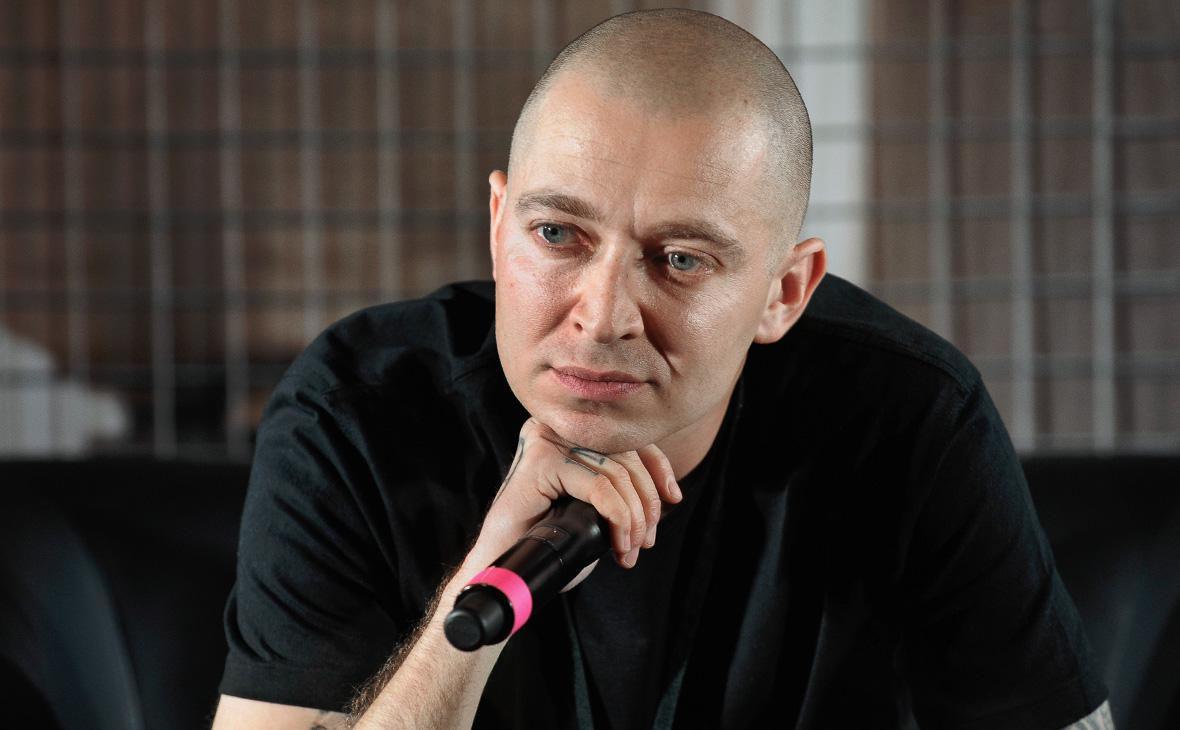
#> input picture homework_3/photos/ox.png, 1180 x 730 px
$ python biometry.py
#> lines starting #> are read from the running program, lines starting #| are printed output that depends on the picture; after the words box and inside, x2 and y2 are one past the last pixel; in counts of white or black regions, pixels touching at a corner belong together
import cv2

analysing_img = 'ox.png'

# Загрузка файлов каскадных классификаторов для определения лица, глаз и улыбки
face_cascade = cv2.CascadeClassifier('./faceparts/haarcascade_frontalface_default.xml')
eye_cascade = cv2.CascadeClassifier('./faceparts/haarcascade_eye.xml')
smile_cascade = cv2.CascadeClassifier('./faceparts/haarcascade_smile.xml')

# Загрузка изображения
image = cv2.imread(f'./photos/{analysing_img}')
#> image is the input picture: shape (730, 1180, 3); mean B, G, R 54.9, 59.3, 67.4

# Конвертация изображения в оттенки серого
gray_image = cv2.cvtColor(image, cv2.COLOR_BGR2GRAY)
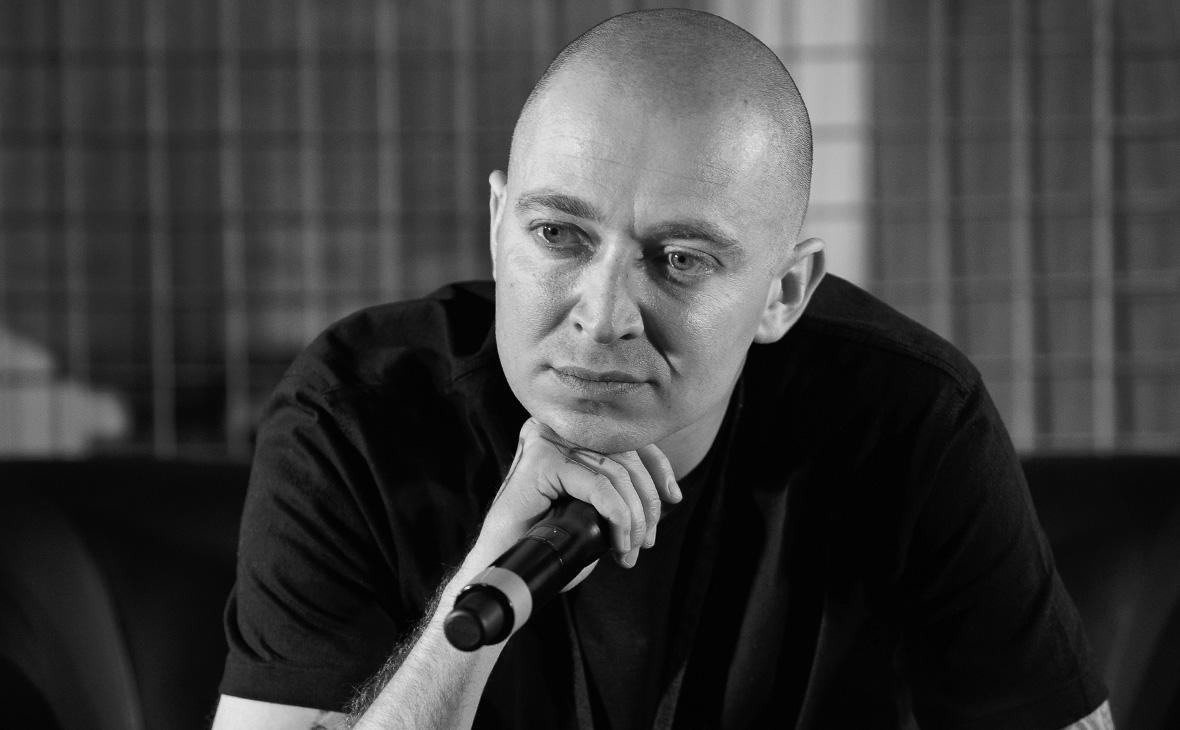
#> gray_image: shape (730, 1180); min 0, max 255, mean 61.2

# Определение лица на изображении
faces = face_cascade.detectMultiScale(gray_image, 1.3, 5)
#> faces = [[454, 120, 334, 334]]

# Проход по обнаруженным лицам и наложение прямоугольника
for (x, y, w, h) in faces:
    cv2.rectangle(image, (x, y), (x+w, y+h), (255, 0, 0), 2)
    roi_gray = gray_image[y:y+h, x:x+w]
    roi_color = image[y:y+h, x:x+w]

    # Определение глаз в области лица
    eyes = eye_cascade.detectMultiScale(roi_gray)
    for (ex, ey, ew, eh) in eyes:
        cv2.rectangle(roi_color, (ex, ey), (ex+ew, ey+eh), (0, 255, 0), 2)

    # Определение улыбки в области лица
    smiles = smile_cascade.detectMultiScale(roi_gray, scaleFactor=1.8, minNeighbors=20)
    for (sx, sy, sw, sh) in smiles:
        cv2.rectangle(roi_color, (sx, sy), (sx+sw, sy+sh), (0, 0, 255), 2)
#> this loop made 1 pass
#> (x, y, w, h, eyes) on pass 1: (454, 120, 334, 334, [[66, 83, 61, 61], [187, 106, 70, 70]])
#> pass 1, `roi_gray = gray_image[y:y+h, x:x+w]`:
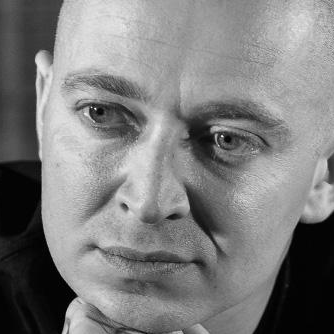
#> roi_gray: shape (334, 334); min 0, max 255, mean 126
#> pass 1, `roi_color = image[y:y+h, x:x+w]`:
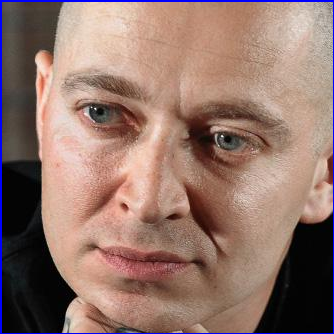
#> roi_color: shape (334, 334, 3); mean B, G, R 107.6, 117.1, 146.7
#> after the loop:
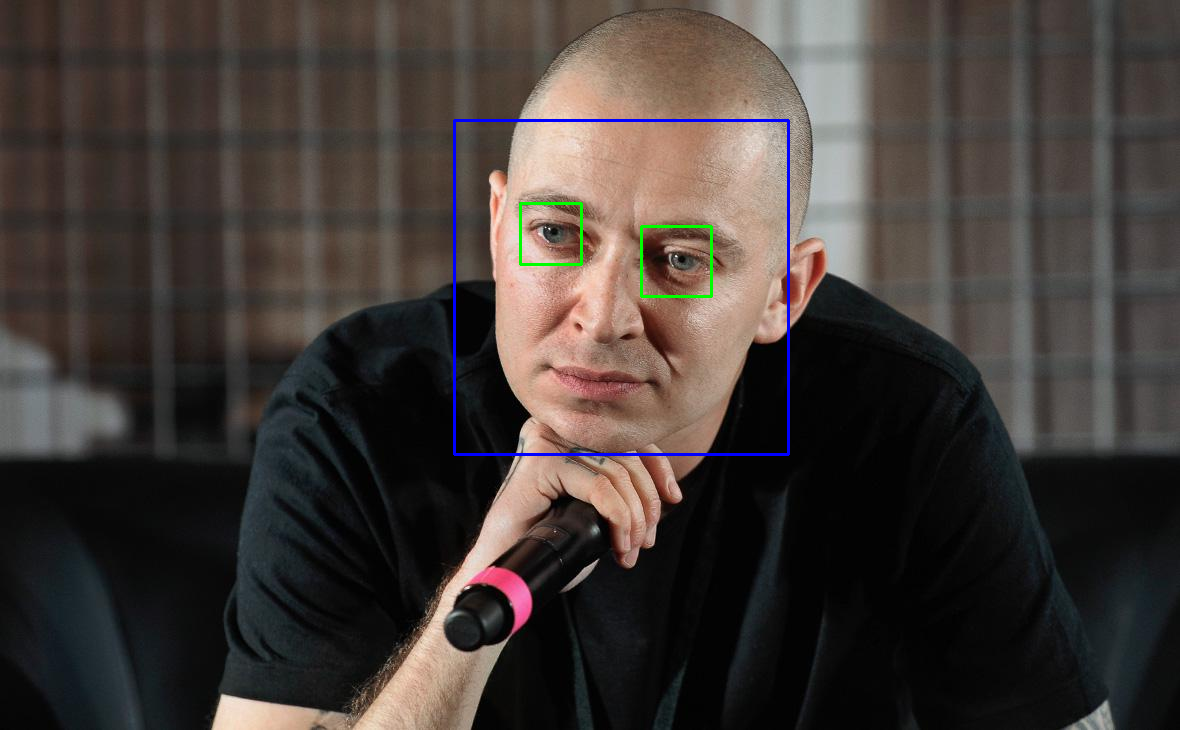
#> image: shape (730, 1180, 3); 0.65% of pixels changed, all inside (x1, y1, x2, y2) = (453, 119, 790, 456)
#> after the loop:
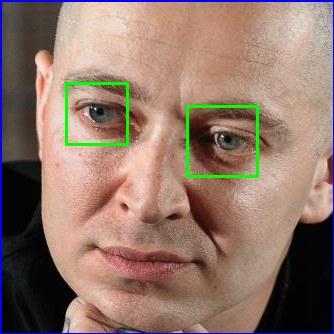
#> roi_color: shape (334, 334, 3); 1.4% of pixels changed, all inside (x1, y1, x2, y2) = (65, 82, 259, 178)

# Отображение изображения с обозначенными лицами, глазами и улыбками
cv2.imshow('Detected Features', image)
cv2.waitKey(0)
cv2.destroyAllWindows()

$ run again, with homework_3/photos/sanich_and_nigga.png copied over homework_3/photos/ox.png
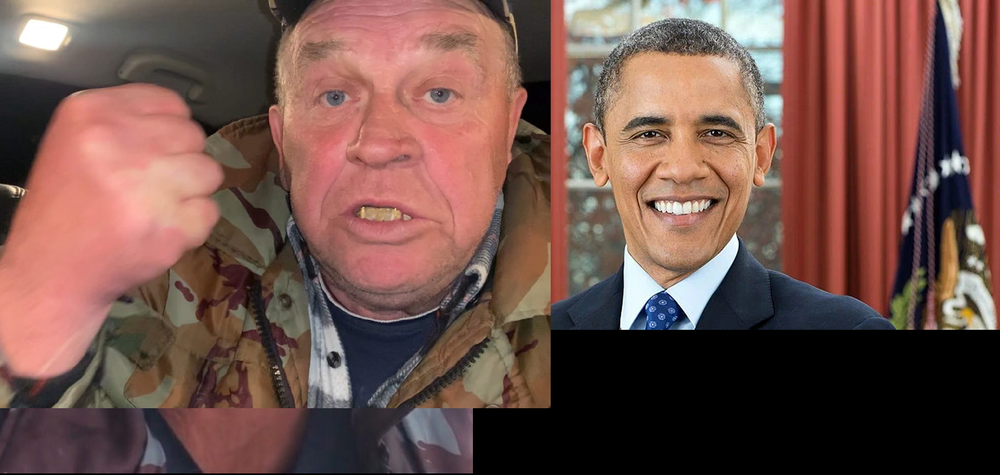
#> input picture homework_3/photos/sanich_and_nigga.png, 1000 x 475 px, shrunk from 1903 x 903 before the run
#> image is the input picture: shape (475, 1000, 3); mean B, G, R 75.3, 82.5, 114.8
#> `gray_image = cv2.cvtColor(image, cv2.COLOR_BGR2GRAY)`:
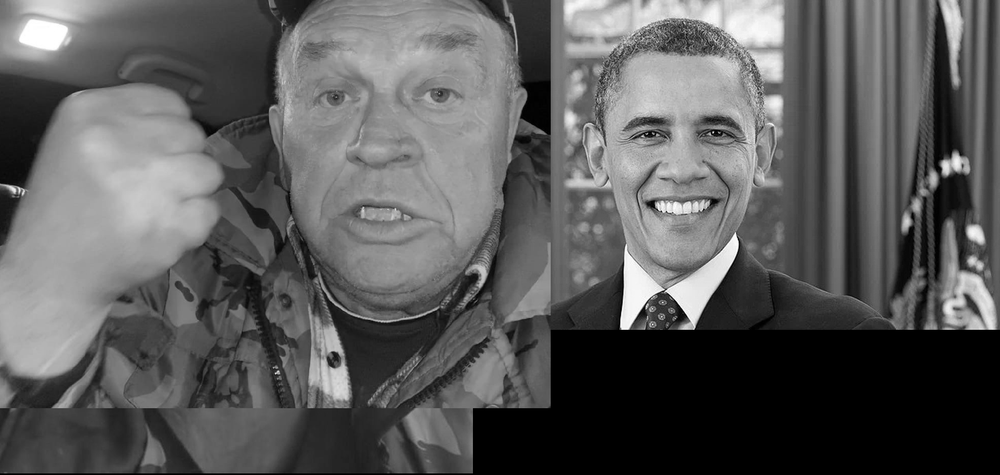
#> gray_image: shape (475, 1000); min 0, max 255, mean 91.4
#> faces = [[587, 58, 193, 193], [265, 11, 238, 238]]
#> the loop `for (x, y, w, h) in faces:` made 2 passes
#> (x, y, w, h, eyes, smiles) on pass 1: (587, 58, 193, 193, [[36, 47, 56, 56], [103, 50, 49, 49]], [[38, 118, 117, 58]])
#> after the loop `for (x, y, w, h) in faces:`:
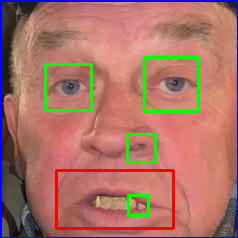
#> roi_color: shape (238, 238, 3); mean B, G, R 103.7, 115, 172.1

$ run again, with homework_3/photos/ss1.png copied over homework_3/photos/ox.png
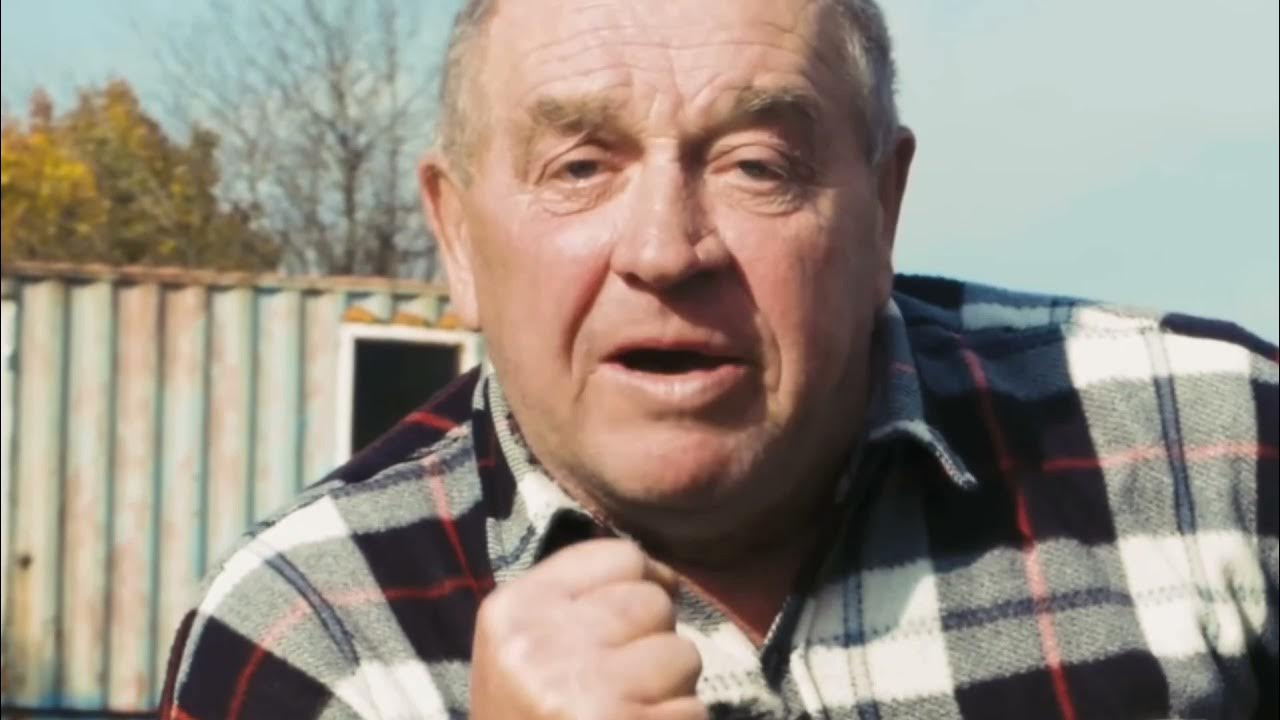
#> input picture homework_3/photos/ss1.png, 1280 x 720 px
#> image is the input picture: shape (720, 1280, 3); mean B, G, R 131.9, 143, 152
#> `gray_image = cv2.cvtColor(image, cv2.COLOR_BGR2GRAY)`:
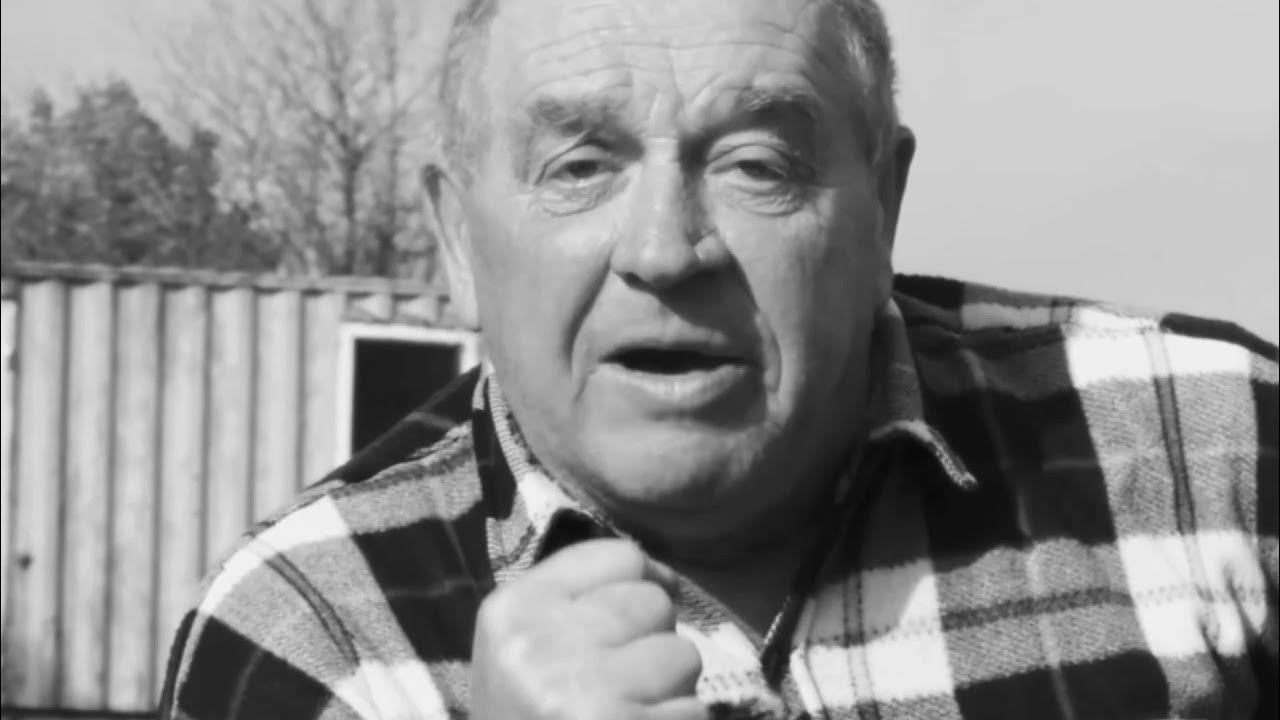
#> gray_image: shape (720, 1280); min 0, max 248, mean 144.4
#> faces = [[390, 49, 62, 62]]
#> the loop `for (x, y, w, h) in faces:` made 1 pass
#> after the loop `for (x, y, w, h) in faces:`:
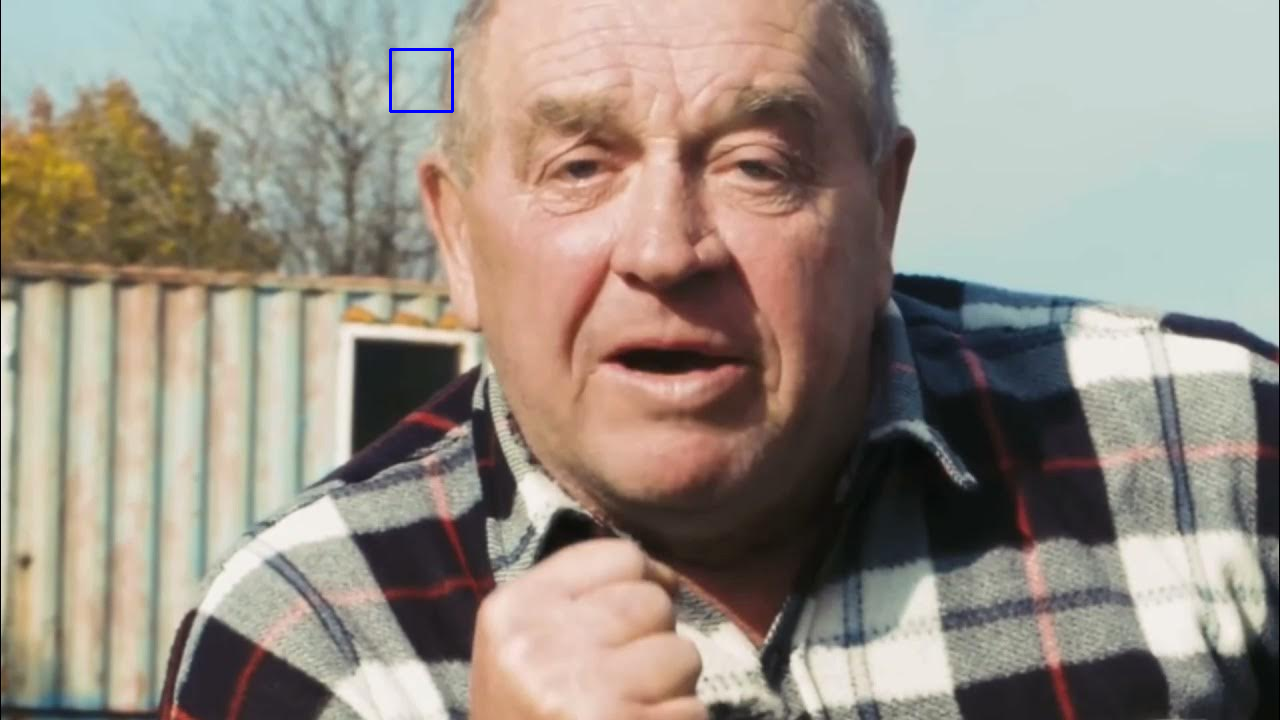
#> image: shape (720, 1280, 3); 0.08% of pixels changed, all inside (x1, y1, x2, y2) = (389, 48, 454, 113)
